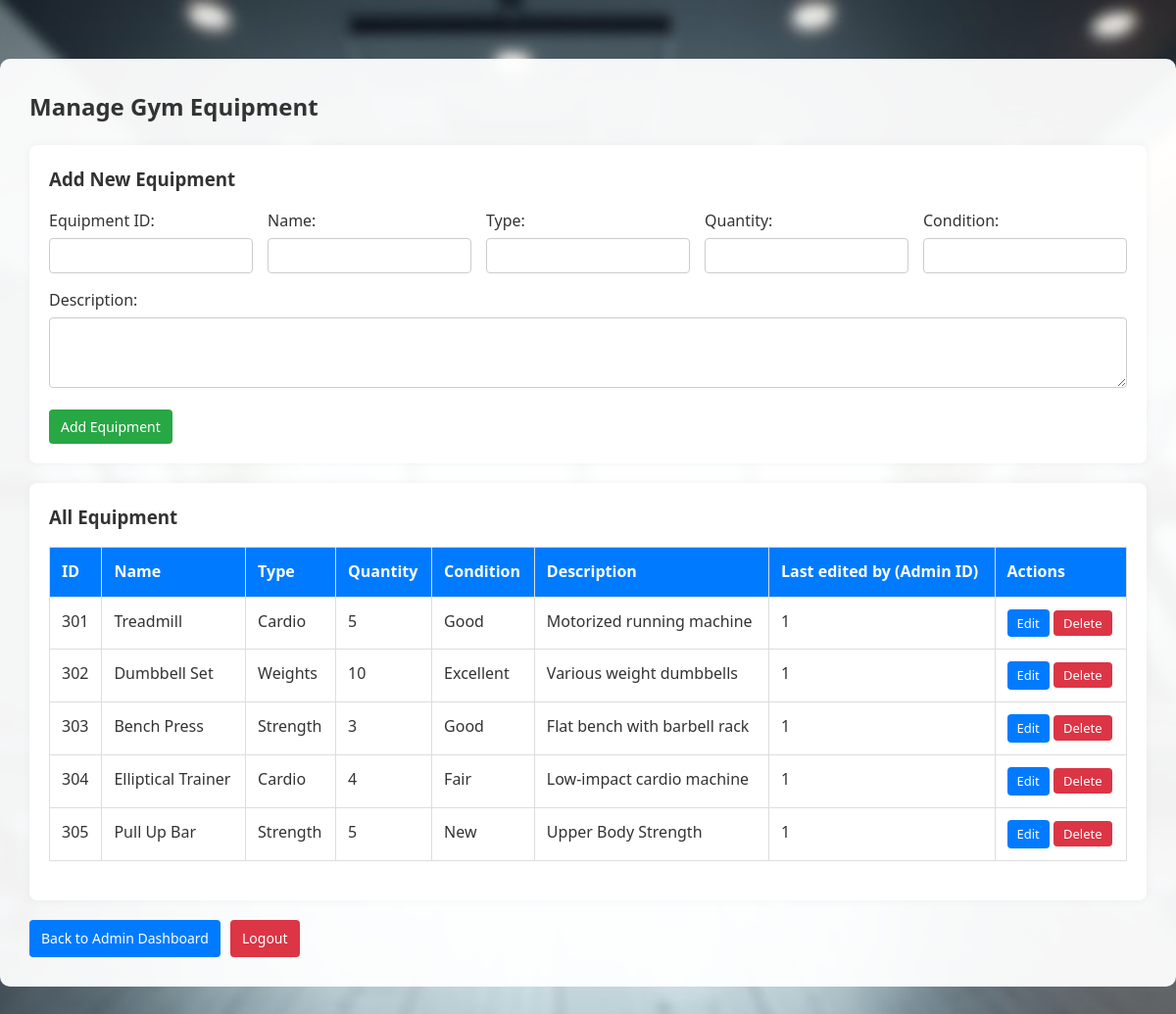
/dashboard/admin/manage_equipment.php (signed in), run on the app's committed database.
### tables this page shows
CREATE TABLE `gym_equipment` (
  `Equipment_ID` int(11) NOT NULL,
  `Name` varchar(100) DEFAULT NULL,
  `Type` varchar(50) DEFAULT NULL,
  `Quantity` int(11) DEFAULT NULL,
  `Condition` varchar(50) DEFAULT NULL,
  `Description` text DEFAULT NULL,
  `Admin_id` int(11) DEFAULT NULL
);

### includes/session_check.php (called while the page is built, shortened)
<?php
function e($value): string
{
    return htmlspecialchars((string) $value, ENT_QUOTES, 'UTF-8');
}

### dashboard/admin/manage_equipment.php (the view, shortened to what this page needs)
<?php
require_once('../../includes/session_check.php');
require_once('../../includes/db_connect.php');
$error = '';
$edit_row = null;
$form = $error ? [
    'Equipment_ID' => $_POST['equipment_id'] ?? '', 'Name' => $_POST['name'] ?? '', 'Type' => $_POST['type'] ?? '',
    'Quantity' => $_POST['quantity'] ?? '', 'Condition' => $_POST['condition'] ?? '', 'Description' => $_POST['description'] ?? '',
] : ($edit_row ?? []);
$editing = $edit_row !== null || ($error && isset($_POST['update']));
$equipment = $conn->query("SELECT * FROM gym_equipment ORDER BY Equipment_ID");
?>
<!DOCTYPE html>
<html lang="en">
<head>
    <link rel="stylesheet" href="../../assets/css/style.css">
</head>
<body class="page-with-bg">
<div class="container">
    <h2>Manage Gym Equipment</h2>
    <div class="card">
        <h3><?= $editing ? 'Edit Equipment' : 'Add New Equipment' ?></h3>
        <form method="POST">
            <div class="form-row">
                <div class="form-group">
                    <label>Equipment ID:</label>
                    <input type="number" name="equipment_id" min="1" class="form-control" required
                           value="<?= e($form['Equipment_ID'] ?? '') ?>" <?= $editing ? 'readonly' : '' ?>>
                </div>
                <div class="form-group">
                    <label>Name:</label>
                    <input type="text" name="name" class="form-control" required value="<?= e($form['Name'] ?? '') ?>">
                </div>
                <div class="form-group">
                    <label>Type:</label>
                    <input type="text" name="type" class="form-control" required value="<?= e($form['Type'] ?? '') ?>">
                </div>
                <div class="form-group">
                    <label>Quantity:</label>
                    <input type="number" name="quantity" min="0" class="form-control" required value="<?= e($form['Quantity'] ?? '') ?>">
                </div>
                <div class="form-group">
                    <label>Condition:</label>
                    <input type="text" name="condition" class="form-control" required value="<?= e($form['Condition'] ?? '') ?>">
                </div>
            </div>
            <div class="form-group">
                <label>Description:</label>
                <textarea name="description" rows="3" class="form-control"><?= e($form['Description'] ?? '') ?></textarea>
            </div>
            <?php if ($editing): ?>
                <button type="submit" name="update" class="btn btn-success">Update Equipment</button>
                <a href="manage_equipment.php" class="btn btn-secondary">Cancel</a>
            <?php else: ?>
                <button type="submit" name="add" class="btn btn-success">Add Equipment</button>
            <?php endif; ?>
        </form>
    </div>
    <div class="card">
        <h3>All Equipment</h3>
        <div class="table-wrap">
            <table class="table">
                <tr>
                    <th>ID</th><th>Name</th><th>Type</th><th>Quantity</th>
                    <th>Condition</th><th>Description</th><th>Last edited by (Admin ID)</th><th>Actions</th>
                </tr>
                <?php while ($row = $equipment->fetch_assoc()): ?>
                    <tr>
                        <td><?= e($row['Equipment_ID']) ?></td>
                        <td><?= e($row['Name']) ?></td>
                        <td><?= e($row['Type']) ?></td>
                        <td><?= e($row['Quantity']) ?></td>
                        <td><?= e($row['Condition']) ?></td>
                        <td><?= e($row['Description']) ?></td>
                        <td><?= e($row['Admin_id']) ?></td>
                        <td>
                            <a href="?edit=<?= e($row['Equipment_ID']) ?>" class="btn btn-sm btn-primary">Edit</a>
                            <form method="POST" onsubmit="return confirmDelete('equipment')">
                                <button type="submit" class="btn btn-sm btn-danger">Delete</button>
                            </form>
                        </td>
                    </tr>
                <?php endwhile; ?>
            </table>
        </div>
    </div>
    <div class="navigation">
        <a href="admin.php" class="btn btn-primary">Back to Admin Dashboard</a>
        <a href="../../logout.php" class="btn btn-danger">Logout</a>
    </div>
</div>
</body>
</html>

### assets/css/style.css (style rules this page uses)
* { margin: 0; padding: 0; box-sizing: border-box; font-family: "Segoe UI", Tahoma, Geneva, Verdana, sans-serif; }
body { background-color: #f4f6f8; color: #333; line-height: 1.6; }
h2 { margin-bottom: 20px; }
h3 { margin-bottom: 15px; }
.container { max-width: 1200px; margin: 0 auto; padding: 20px; }
.card { background: #fff; border-radius: 8px; padding: 20px; margin-bottom: 20px; box-shadow: 0 0 10px rgba(0,0,0,0.05); }
.navigation { margin-top: 20px; display: flex; flex-wrap: wrap; gap: 10px; }
.table-wrap { overflow-x: auto; }
.table { width: 100%; border-collapse: collapse; margin-bottom: 20px; }
.table th, .table td { padding: 12px; border: 1px solid #ddd; text-align: left; vertical-align: top; }
.table th { background-color: #007bff; color: white; }
.table td form { display: inline; }
.form-group { margin-bottom: 15px; }
.form-row { display: grid; grid-template-columns: repeat(auto-fit, minmax(180px, 1fr)); gap: 15px; }
.form-control { width: 100%; padding: 8px; border: 1px solid #ccc; border-radius: 4px; margin-top: 4px; }
.btn { padding: 8px 12px; border: none; border-radius: 4px; cursor: pointer; display: inline-block; text-align: center; text-decoration: none; font-size: 14px; }
.btn-sm { padding: 4px 10px; font-size: 13px; }
.btn-primary { background-color: #007bff; color: white; }
.btn-success { background-color: #28a745; color: white; }
.btn-danger { background-color: #dc3545; color: white; }
.page-with-bg { background-image: url('../../images/getimg_ai_img-Xon6oqcqWms7Iv4DJHIfh.jpeg'); background-size: cover; background-position: center; background-attachment: fixed; min-height: 100vh; }
.page-with-bg .container { background: rgba(255, 255, 255, 0.95); border-radius: 10px; padding: 30px; margin-top: 60px; margin-bottom: 60px; }

### data on the page
gym_equipment: Equipment_ID "301", Name "Treadmill", Type "Cardio", Quantity "5", Condition "Good", Description "Motorized running machine", Admin "1"
gym_equipment: Equipment_ID "302", Name "Dumbbell Set", Type "Weights", Quantity "10", Condition "Excellent", Description "Various weight dumbbells", Admin "1"
gym_equipment: Equipment_ID "303", Name "Bench Press", Type "Strength", Quantity "3", Condition "Good", Description "Flat bench with barbell rack", Admin "1"
gym_equipment: Equipment_ID "304", Name "Elliptical Trainer", Type "Cardio", Quantity "4", Condition "Fair", Description "Low-impact cardio machine", Admin "1"
gym_equipment: Equipment_ID "305", Name "Pull Up Bar", Type "Strength", Quantity "5", Condition "New", Description "Upper Body Strength", Admin "1"
